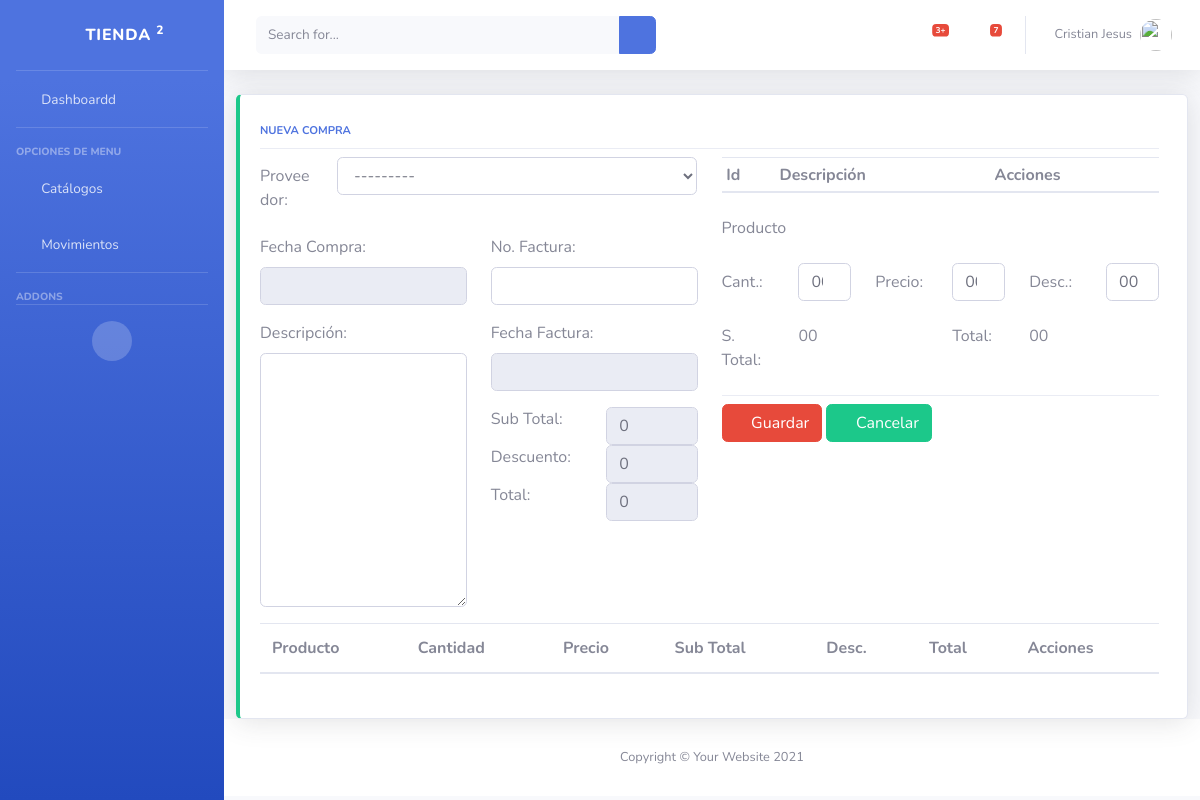
/cmp/compras/new (signed in), run on an earlier commit of the app's database.
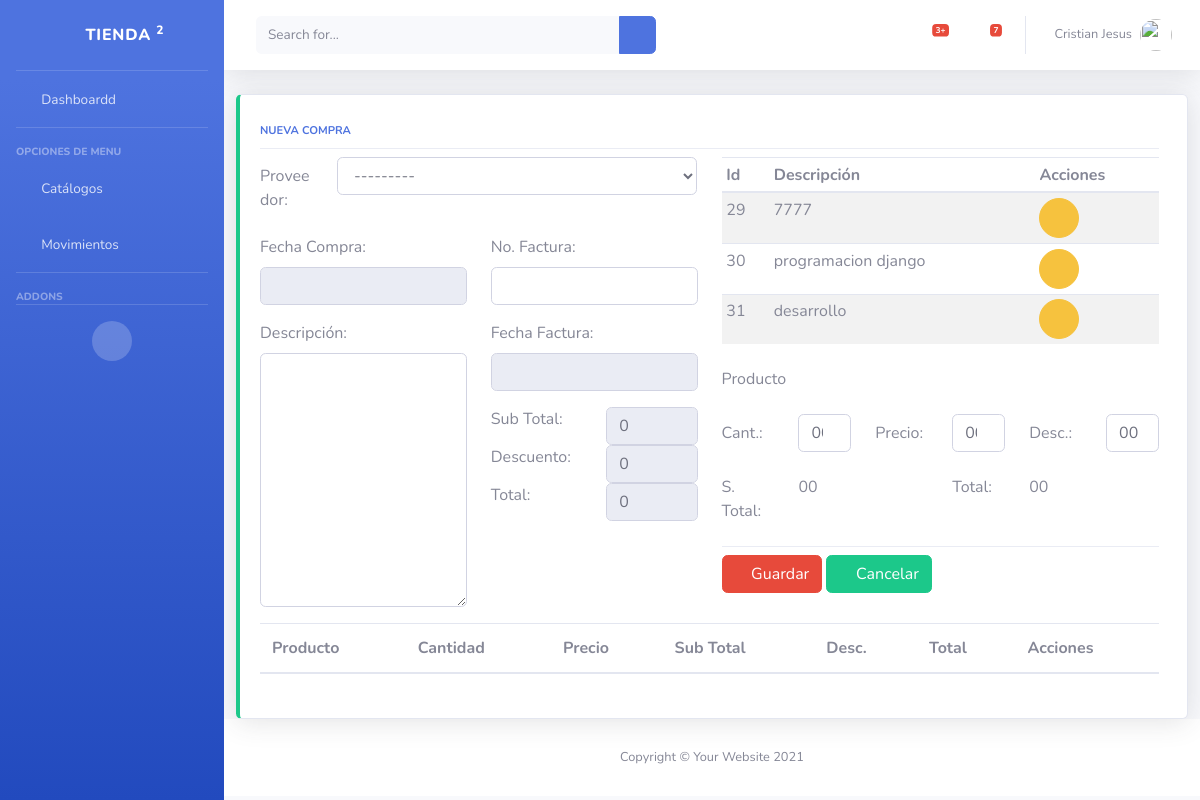
And on a later commit of the database.
### inv/models.py (models this page shows, shortened)
class Producto(Class_Modelo):
    codigo=models.CharField(max_length=20,unique=True)
    description = models.CharField(max_length=200)
    codigo_barra=models.CharField(max_length=50)
    precio=models.FloatField(default=0)
    stock=models.IntegerField(default=0,null=True)
    last_buy=models.DateField(null=True,blank=True)
    marca=models.ForeignKey(Marca,on_delete=models.CASCADE)
    subcategory=models.ForeignKey(SubCategory,on_delete=models.CASCADE)
    unidadMedida=models.ForeignKey(UnidadMedida,on_delete=models.CASCADE)
    class Meta:
        verbose_name ="Producto"
        verbose_name_plural ="Productos"
        unique_together = ('codigo','codigo_barra')

### cmp/views.py (the view, shortened to what this page needs)
# urls.py: path('compras/',views.Comprasview,name='compras_list'),
@login_required(login_url='/login/')
@permission_required('cmp.view_comprasenc', login_url='bases:sin_privilegios')
def compras(request,compra_id=None):
    template_name="cmp/compras.html"
    prod=Producto.objects.filter(estado=True)
    form_compras={}
    contexto={}
    if request.method=='GET':
        form_compras=ComprasEncForm()
        enc = ComprasEnc.objects.filter(pk=compra_id).first()
        if enc:
            det = ComprasDet.objects.filter(compra=enc)
            fecha_compra = datetime.date.isoformat(enc.fecha_compra)
            fecha_factura = datetime.date.isoformat(enc.fecha_factura)
            e = {
                'fecha_compra':fecha_compra,
                'proveedor': enc.proveedor,
                'observacion': enc.observacion,
                'no_factura': enc.no_factura,
                'fecha_factura': fecha_factura,
                'sub_total': enc.sub_total,
                'descuento': enc.descuento,
                'total':enc.total
            }
            form_compras = ComprasEncForm(e)
        else:
            det=None
        contexto={'productos':prod,'encabezado':enc,'detalle':det,'form_enc':form_compras}
    return render(request, template_name, contexto)

### cmp/forms.py
class ComprasEncForm(forms.ModelForm):
    fecha_compra = forms.DateInput()
    fecha_factura = forms.DateInput()
    class Meta:
        model=ComprasEnc
        fields=['proveedor','fecha_compra','observacion',
            'no_factura','fecha_factura','sub_total',
            'descuento','total']
    def __init__(self, *args, **kwargs):
        super().__init__(*args, **kwargs)
        for field in iter(self.fields):
            self.fields[field].widget.attrs.update({
                'class': 'form-control'
            })
        self.fields['fecha_compra'].widget.attrs['readonly'] = True
        self.fields['fecha_factura'].widget.attrs['readonly'] = True
        self.fields['sub_total'].widget.attrs['readonly'] = True
        self.fields['descuento'].widget.attrs['readonly'] = True
        self.fields['total'].widget.attrs['readonly'] = True

### cmp/models.py (called while the page is built)
    def __str__(self):
        return self.description

### cmp/templates/cmp/compras.html (shortened to what the changed rows need)
{% extends 'base/base.html'%}
{% block page_content %}
    <form method="post" id="frmCompras">
        <div class="col-xl-12 col-md-12 mb-12">
            {% if encabezado %}
            <div class="card border-left-warning shadow h-100 py-2">
            {% else %}
            <div class="card border-left-success shadow h-100 py-2">
            {% endif %}
                <div class="card-body">
                        <div class="row no-gutters align-items-center">
                            <div class="col mr-2">
                                <div class="row">
                                    <div class="col-6">
                                        <div class="row">
                                            <div class="col">
                                                <table class="table table-striped table-hover dt-responsive table-sm nowrap tbl-productos" style="width:100%">
                                                    <thead>
                                                        <th>Id</th>
                                                        <th class="all">Descripción</th>
                                                        <th class="all">Acciones</th>
                                                    </thead>
                                                    <tbody>
                                                        {% for item in productos %}
                                                        <tr>
                                                        <td>{{ item.id }}</td>
                                                        <td>{{ item.description  }}</td>
                                                        <td>
                                                            <button type="button" class="btn btn-warning btn-circle"
                                                            onclick="selectProducto({{item.id}},'{{item.description }}')" ><i class="far fa-hand-pointer"></i></button>
                                                        </td>
                                                        </tr>
                                                        {% endfor %}
                                                    </tbody>
                                                </table>
                                            </div>
                                        </div>
                                    </div>
                                </div>
                                <div class="row">
                                    <div class="col">
                                        <table class="table table-striped table-hover dt-responsive nowrap" style="width:100%">
                                            <thead>
                                                <th>Producto</th>
                                                <th>Cantidad</th>
                                                <th>Precio</th>
                                                <th>Sub Total</th>
                                                <th>Desc.</th>
                                                <th>Total</th>
                                                <th class="all">Acciones</th>
                                            </thead>
                                        </table>
                                    </div>
                                </div>
                            </div>
                        </div>
                </div>
        </div>
    </form>
{% endblock %}

What changed in the data, as far as the page shows it:
now on this page (row edited): Producto: id "29", description "7777"
added Producto: id "30", description "programacion django"
added Producto: id "31", description "desarrollo"
